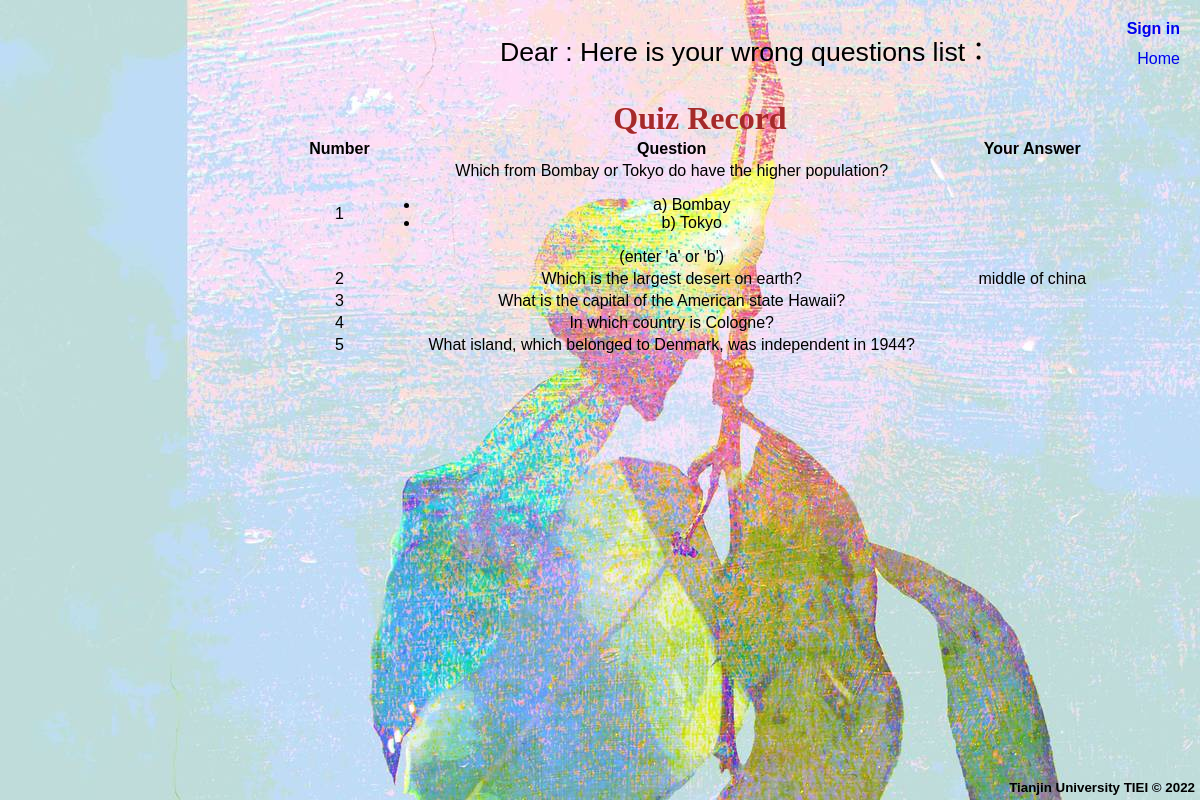
The page /php/showwrong.php?id=97 on the database its author committed.
### tables this page shows
CREATE TABLE `wrong_questions` (
  `id` int(11) NOT NULL AUTO_INCREMENT,
  `item_id` int(11) NOT NULL,
  `user_id` int(11) NOT NULL,
  `question_id` int(11) DEFAULT NULL,
  `wrong_answer` varchar(50) DEFAULT NULL,
  PRIMARY KEY (`id`),
  UNIQUE KEY `wrong_questions_id_uindex` (`id`)
);

CREATE TABLE `questions` (
  `id` int(11) NOT NULL AUTO_INCREMENT,
  `category` varchar(50) NOT NULL,
  `level` int(11) NOT NULL,
  `question` text NOT NULL,
  `answer` varchar(50) DEFAULT NULL,
  `creator` int(11) DEFAULT '0',
  PRIMARY KEY (`id`),
  UNIQUE KEY `questions_id_uindex` (`id`)
);

### include/util.inc.php (called while the page is built, shortened)
<?php
function getPDO() {
    $host = 'localhost';
    $db   = 'project';
    $user = 'root';
    $pass = '12345678';
    $charset = 'utf8';
    $dsn = "mysql:host=$host;dbname=$db;charset=$charset";
    $options = [
        PDO::ATTR_ERRMODE            => PDO::ERRMODE_EXCEPTION,
        PDO::ATTR_DEFAULT_FETCH_MODE => PDO::FETCH_ASSOC,
        PDO::ATTR_EMULATE_PREPARES   => false,
    ];
    try {
        return new PDO($dsn, $user, $pass, $options);
    } catch (\PDOException $e) {
        throw new \PDOException($e->getMessage(), (int)$e->getCode());
    }
}
function showWrongListByItem($item_id){
    $PDO = getPDO();
    $result = $PDO->query("SELECT project.questions.question,project.wrong_questions.wrong_answer FROM project.questions inner join project.wrong_questions
    on project.wrong_questions.question_id = project.questions.id AND project.wrong_questions.item_id = $item_id");
    return $result;
}

### php/showwrong.php (the view, shortened to what this page needs)
<?php
include("../include/util.inc.php");
include("../include/opening.inc.php");
$name = $_SESSION['name'];
?>
<link rel="stylesheet" type="text/css" href="../css/common.css">
<link rel="stylesheet" type="text/css" href="../css/record.css">
<?php
if (!isset($_SESSION['name'])){
    $banner = "<a href = 'signin_form.php' style='font-weight: bolder;text-decoration: none' >Sign in</a>";
}
else{
    $name = $_SESSION['name'];
    $banner = "<a href = 'signout.php' title='click to sign out' style='font-weight: bolder;text-decoration: none'>Welcome $name</a>";
}
?>
<span><?= $banner?></span><br><br>
<span><a href="../index.php" style="text-decoration: none" title="back to home page">Home</a></span>
<div id="record">
    <div id="top">
        Dear <?= $name?> :
        Here is your wrong questions list：
    </div>
    <div id="bottom">
        <table id="table" width="800">
            <caption style="font-family: 'Times New Roman';font-size: 24pt;font-weight: bolder;color: brown">Quiz Record</caption>
            <tr id="table_head"><th>Number</th><th>Question</th><th>Your Answer</th></tr>
            <?php
            $records = showWrongListByItem($_GET['id']);
            $count =  $records->rowCount();
            $index = 1;
            for ($index ; $index <= $count ; $index++){
                $record = $records->fetch();
                echo "<tr><td>$index</td><td>{$record['question']}</td><td>{$record['wrong_answer']}</td></tr>";
            }
            ?>
        </table>
    </div>
</div>

### css/common.css (style rules this page uses)
body { background-image: url("../images/index-background.jpg"); text-align: center; font-family: Arial, Helvetica, sans-serif; font-size: 10pt; margin: 0px; padding: 0px; }
span { position: absolute; right: 20px; margin-top: 20px; font-size: 12pt; }
#footer { color: black; font-weight: bold; background-repeat: repeat-x; width: 100%; text-align: right; padding: 5px; position: fixed; bottom:0; right:0; }

### css/record.css (style rules this page uses)
#table { font-size: 12pt; position: absolute; top: 100px; left: 300px; text-align: center; }
#top { font-size: 20pt; position: absolute; top: 30px; left: 500px; text-align: center; }

### rows shown on the page
wrong_questions: question.question "Which from Bombay or Tokyo do have the higher population? a) Bombay b) Tokyo (enter 'a' or 'b')"
wrong_questions: question.question "Which is the largest desert on earth?", wrong_answer "middle of china"
wrong_questions: question.question "What is the capital of the American state Hawaii?"
wrong_questions: question.question "In which country is Cologne?"
wrong_questions: question.question "What island, which belonged to Denmark, was independent in 1944?"
